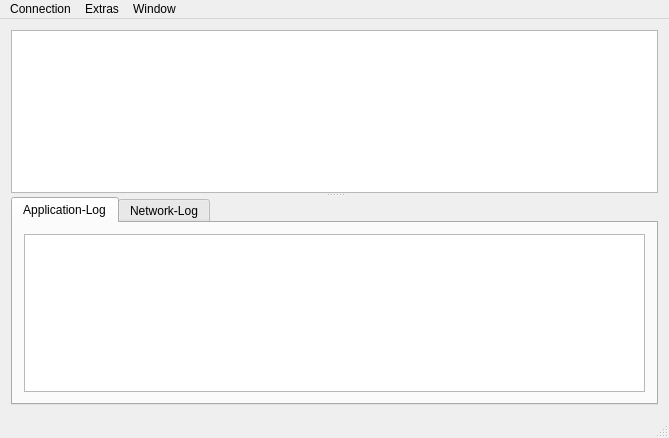
<?xml version="1.0" encoding="UTF-8"?>
<ui version="4.0">
 <class>MainWindow</class>
 <widget class="QMainWindow" name="MainWindow">
  <property name="geometry">
   <rect>
    <x>0</x>
    <y>0</y>
    <width>669</width>
    <height>438</height>
   </rect>
  </property>
  <property name="windowTitle">
   <string>Hardware-Monitor</string>
  </property>
  <property name="windowIcon">
   <iconset resource="Resource.qrc">
    <normaloff>:/icons/icons/main.ico</normaloff>:/icons/icons/main.ico</iconset>
  </property>
  <widget class="QWidget" name="centralWidget">
   <layout class="QGridLayout" name="gridLayout">
    <item row="0" column="0">
     <widget class="QSplitter" name="splitter">
      <property name="orientation">
       <enum>Qt::Vertical</enum>
      </property>
      <widget class="QTableWidget" name="mainDataTable">
       <property name="editTriggers">
        <set>QAbstractItemView::NoEditTriggers</set>
       </property>
       <property name="selectionMode">
        <enum>QAbstractItemView::NoSelection</enum>
       </property>
       <property name="verticalScrollMode">
        <enum>QAbstractItemView::ScrollPerPixel</enum>
       </property>
       <property name="horizontalScrollMode">
        <enum>QAbstractItemView::ScrollPerPixel</enum>
       </property>
       <property name="showGrid">
        <bool>true</bool>
       </property>
       <property name="gridStyle">
        <enum>Qt::SolidLine</enum>
       </property>
       <attribute name="horizontalHeaderVisible">
        <bool>false</bool>
       </attribute>
       <attribute name="horizontalHeaderCascadingSectionResizes">
        <bool>true</bool>
       </attribute>
       <attribute name="horizontalHeaderStretchLastSection">
        <bool>true</bool>
       </attribute>
       <attribute name="verticalHeaderVisible">
        <bool>false</bool>
       </attribute>
       <column>
        <property name="text">
         <string>Category</string>
        </property>
       </column>
       <column>
        <property name="text">
         <string>ID</string>
        </property>
       </column>
       <column>
        <property name="text">
         <string>Label</string>
        </property>
       </column>
       <column>
        <property name="text">
         <string>Value</string>
        </property>
       </column>
      </widget>
      <widget class="QTabWidget" name="tabWidget">
       <property name="currentIndex">
        <number>0</number>
       </property>
       <widget class="QWidget" name="tab_2">
        <attribute name="title">
         <string>Application-Log</string>
        </attribute>
        <layout class="QGridLayout" name="gridLayout_3">
         <item row="0" column="0">
          <widget class="QTextBrowser" name="applicationLog"/>
         </item>
        </layout>
       </widget>
       <widget class="QWidget" name="tab">
        <attribute name="title">
         <string>Network-Log</string>
        </attribute>
        <layout class="QGridLayout" name="gridLayout_2">
         <item row="0" column="0">
          <widget class="QTextBrowser" name="networkLog"/>
         </item>
        </layout>
       </widget>
      </widget>
     </widget>
    </item>
   </layout>
  </widget>
  <widget class="QMenuBar" name="menuBar">
   <property name="geometry">
    <rect>
     <x>0</x>
     <y>0</y>
     <width>669</width>
     <height>21</height>
    </rect>
   </property>
   <widget class="QMenu" name="menuConnection">
    <property name="title">
     <string>Connection</string>
    </property>
    <addaction name="actionConnect"/>
    <addaction name="actionDisconnect"/>
   </widget>
   <widget class="QMenu" name="menuExtra">
    <property name="title">
     <string>Extras</string>
    </property>
    <addaction name="actionSettings"/>
   </widget>
   <widget class="QMenu" name="menuWindow">
    <property name="title">
     <string>Window</string>
    </property>
    <addaction name="actionNormal"/>
    <addaction name="actionFullscreen"/>
    <addaction name="separator"/>
    <addaction name="actionMaximized"/>
    <addaction name="actionMinimized"/>
   </widget>
   <addaction name="menuConnection"/>
   <addaction name="menuExtra"/>
   <addaction name="menuWindow"/>
  </widget>
  <widget class="QStatusBar" name="statusBar"/>
  <action name="actionConnect">
   <property name="text">
    <string>Connect</string>
   </property>
  </action>
  <action name="actionDisconnect">
   <property name="text">
    <string>Disconnect</string>
   </property>
  </action>
  <action name="actionSettings">
   <property name="text">
    <string>Settings</string>
   </property>
  </action>
  <action name="actionNormal">
   <property name="text">
    <string>Normal</string>
   </property>
  </action>
  <action name="actionMaximized">
   <property name="text">
    <string>Maximized</string>
   </property>
  </action>
  <action name="actionFullscreen">
   <property name="text">
    <string>Fullscreen</string>
   </property>
   <property name="shortcut">
    <string>F11</string>
   </property>
  </action>
  <action name="actionMinimized">
   <property name="text">
    <string>Minimized</string>
   </property>
  </action>
 </widget>
 <layoutdefault spacing="6" margin="11"/>
 <resources>
  <include location="Resource.qrc"/>
 </resources>
 <connections>
  <connection>
   <sender>actionFullscreen</sender>
   <signal>triggered()</signal>
   <receiver>MainWindow</receiver>
   <slot>showFullScreen()</slot>
   <hints>
    <hint type="sourcelabel">
     <x>-1</x>
     <y>-1</y>
    </hint>
    <hint type="destinationlabel">
     <x>334</x>
     <y>218</y>
    </hint>
   </hints>
  </connection>
  <connection>
   <sender>actionNormal</sender>
   <signal>triggered()</signal>
   <receiver>MainWindow</receiver>
   <slot>showNormal()</slot>
   <hints>
    <hint type="sourcelabel">
     <x>-1</x>
     <y>-1</y>
    </hint>
    <hint type="destinationlabel">
     <x>334</x>
     <y>218</y>
    </hint>
   </hints>
  </connection>
  <connection>
   <sender>actionMinimized</sender>
   <signal>triggered()</signal>
   <receiver>MainWindow</receiver>
   <slot>showMinimized()</slot>
   <hints>
    <hint type="sourcelabel">
     <x>-1</x>
     <y>-1</y>
    </hint>
    <hint type="destinationlabel">
     <x>334</x>
     <y>218</y>
    </hint>
   </hints>
  </connection>
  <connection>
   <sender>actionMaximized</sender>
   <signal>triggered()</signal>
   <receiver>MainWindow</receiver>
   <slot>showMaximized()</slot>
   <hints>
    <hint type="sourcelabel">
     <x>-1</x>
     <y>-1</y>
    </hint>
    <hint type="destinationlabel">
     <x>334</x>
     <y>218</y>
    </hint>
   </hints>
  </connection>
 </connections>
</ui>
